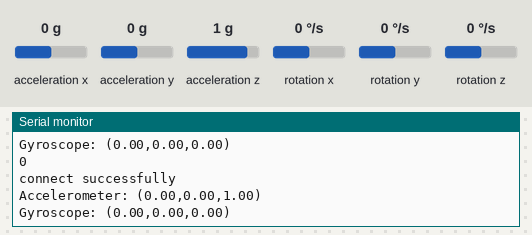
The sketch below on a simulated Arduino Nano 33 BLE. Shown: the last lines printed to the serial monitor. The inputs (shaded band) are chosen by the test bench; at power-on: acceleration x 0 g, acceleration y 0 g, acceleration z 1 g, rotation x 0 °/s, rotation y 0 °/s, rotation z 0 °/s. Nothing arrives over Bluetooth unless stated; a phone connects over Bluetooth LE 3 s after start.

Above: at 5.8 s.
5.9 s: acceleration x set to -1.4 g
At 6.8 s:
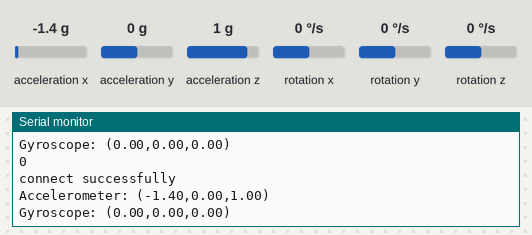
7.6 s: acceleration y set to -1.4 g
At 8.8 s:
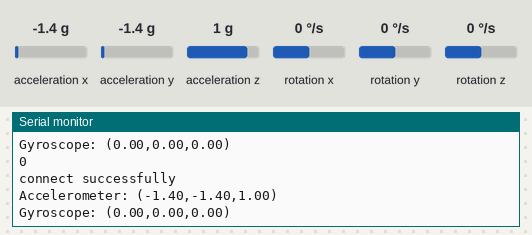
9.3 s: acceleration z set to -1.4 g
At 10.7 s:
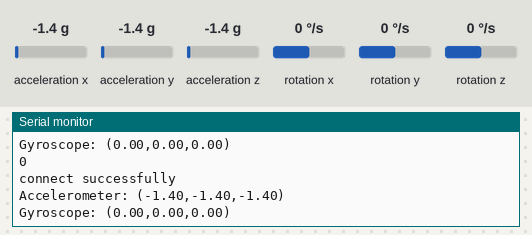
11.0 s: rotation x set to -192 °/s
At 11.6 s:
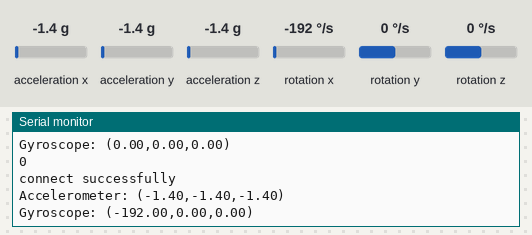
12.7 s: rotation y set to -192 °/s
At 13.4 s:
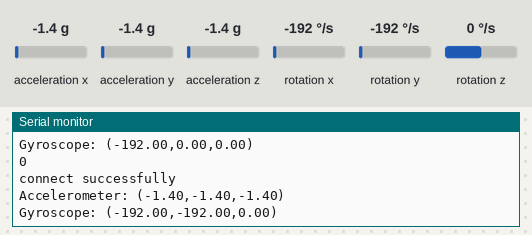

Measured:
- after the input at 5.9 s, the serial monitor: prints a new line after 0.11 s (image 1)
- after the input at 7.6 s, the serial monitor: prints a new line after 0.42 s (image 2)
- after the input at 9.3 s, the serial monitor: prints a new line after 0.72 s (image 3)
- after the input at 11.0 s, the serial monitor: prints a new line at once (image 4)
- after the input at 12.7 s, the serial monitor: prints a new line after 0.33 s (image 5)

The sketch:

hps_auto_pilot_BLE.ino
```cpp
#include <Arduino_LSM9DS1.h>  //IMU
#include <Arduino_LPS22HB.h>  //Pressure Sensor
#include <Arduino_HTS221.h>   //Humidity & Temperature Sensor
#include <ArduinoBLE.h>       //BLE Library

#include <stdio.h>
unsigned long timer;
int str_size = 256;
BLEService sensorService("19B10000-E8F2-537E-4F6C-D104768A1214"); // BLE sensor Service

// BLE LED Switch Characteristic - custom 128-bit UUID, read and writable by central
// two characteristics, one for accelerometer and one for gyroscope
BLECharacteristic accelerometer("19B10000-E8F2-537E-4F6C-D104768A1215", BLENotify, "Accelerometer: (x_placeholder, y_placeholder, z_placeholder)");
BLECharacteristic gyroscope("19B10000-E8F2-537E-4F6C-D104768A1216", BLENotify, "Gyroscope: (roll_placeholder, pitch_placeholder, yaw_placeholder)");

void setup() {
  Serial.begin(9600);

  if (!IMU.begin()) {
      Serial.println("Failed to initialize IMU!");
      while (1);
  }
  if (!BARO.begin()) {
    Serial.println("Failed to initialize pressure sensor!");
    while (1);
  }
  if (!HTS.begin()) {
    Serial.println("Failed to initialize humidity temperature sensor!");
    while (1);
  }
  if (!BLE.begin()) {
    Serial.println("starting BLE failed!");

    while (1);
  }

  //set name to for the board
  BLE.setLocalName("Arduino Sensors");
  BLE.setDeviceName("Arduino Sensors");

  BLE.setAdvertisedService(sensorService);

  // add the characteristic to the service
  sensorService.addCharacteristic(accelerometer);
  sensorService.addCharacteristic(gyroscope);

  // add service
  BLE.addService(sensorService);

  // start advertising
  BLE.advertise();

  Serial.println("Arduino NANO 33 BLE Sensors");
}

void loop() {
  String acc_data, gyro_data;
  float x, y, z;
  float yaw, pitch, roll;
  char acc_char[str_size];
  char gyro_char[str_size];
  BLEDevice central = BLE.central();

  // if a central is connected to peripheral:
  if (central) {
    while (central.connected()) {
      delay(1000);
      Serial.println(sensorService.characteristicCount());

      Serial.println("connect successfully");

      //IMU
      if (IMU.accelerationAvailable()) {
        IMU.readAcceleration(x, y, z);

        //String concatenation
        acc_data = String("Accelerometer: (") + String(x) + "," + String(y) + "," + String(z) + String(")");
        acc_data.toCharArray(acc_char, str_size);
        accelerometer.writeValue(acc_char);
        Serial.println(acc_data);
      }

      if (IMU.gyroscopeAvailable()) {
        IMU.readGyroscope(roll, pitch, yaw);
        gyro_data = String("Gyroscope: (") + String(roll) + "," + String(pitch) + "," + String(yaw) + String(")");
        gyro_data.toCharArray(gyro_char, str_size);
        gyroscope.writeValue(gyro_char);
        Serial.println(gyro_data);
      }
    }

    // when the central disconnects, print it out:
    Serial.print(F("Disconnected from central: "));
    Serial.println(central.address());
  }

}
```
